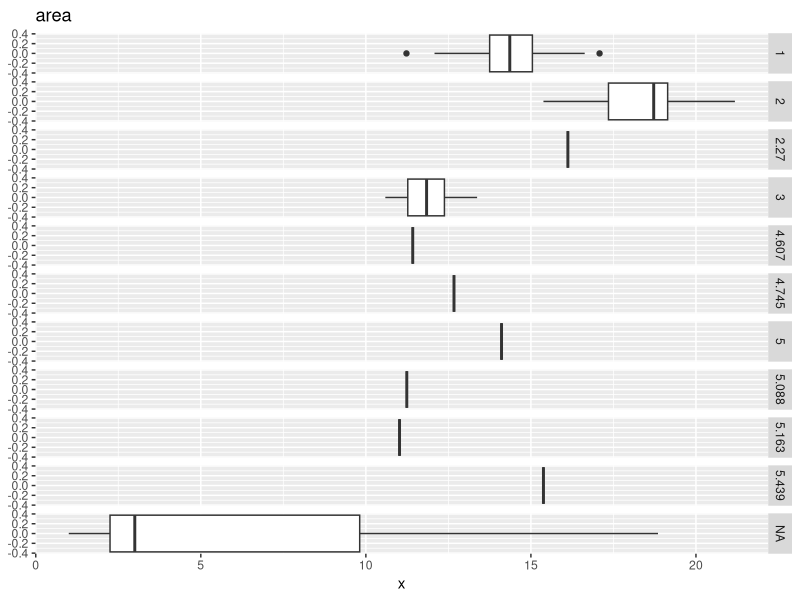
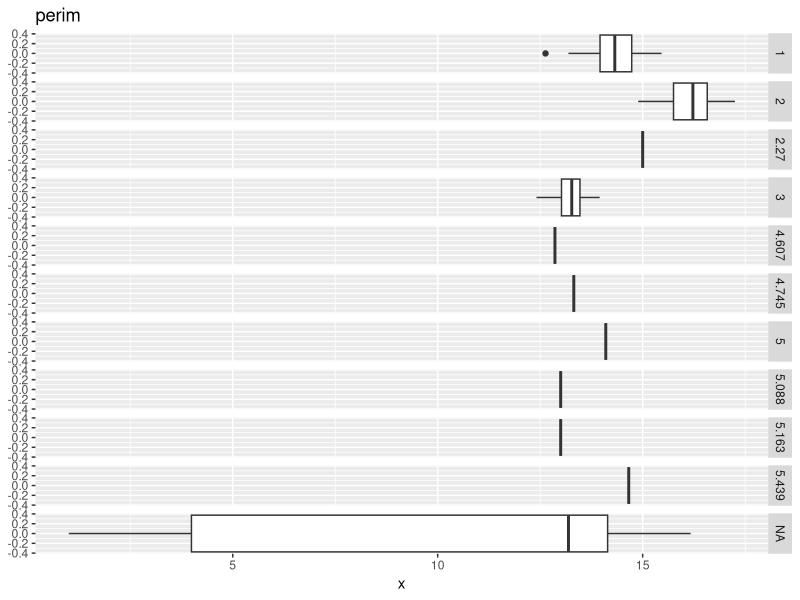
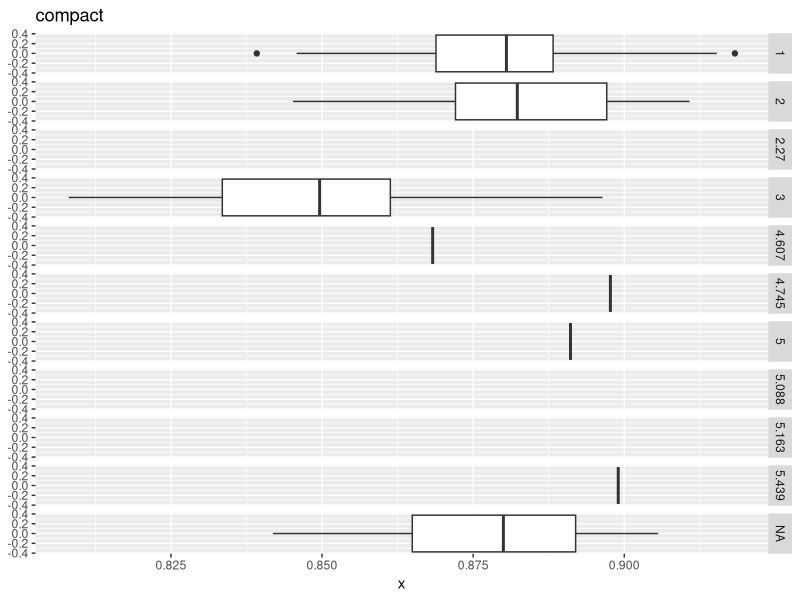
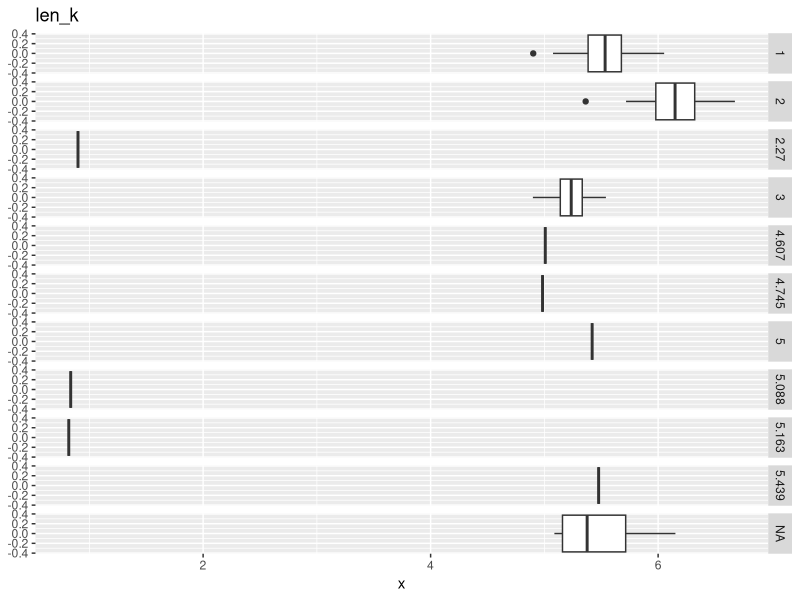
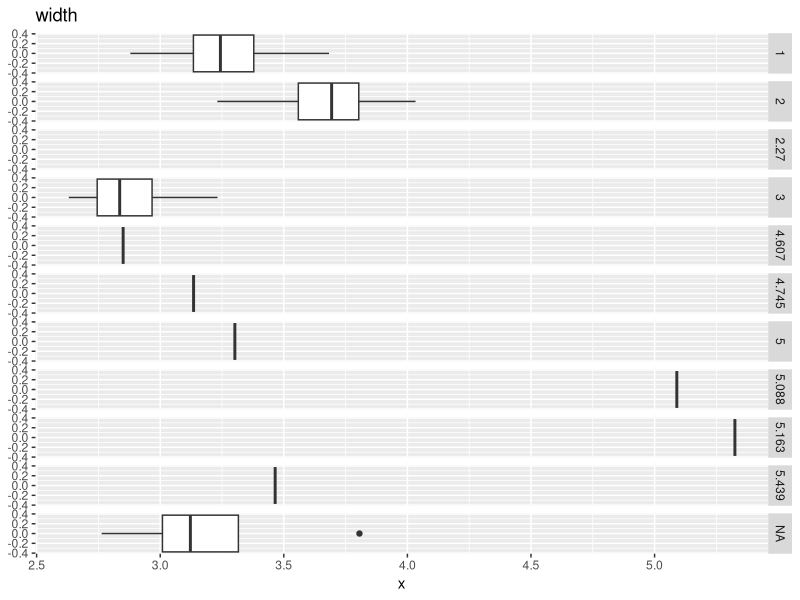
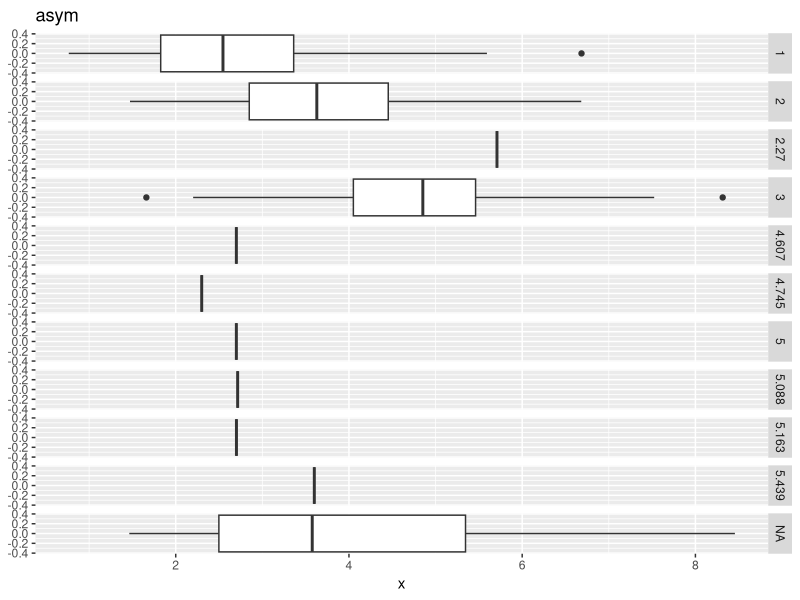
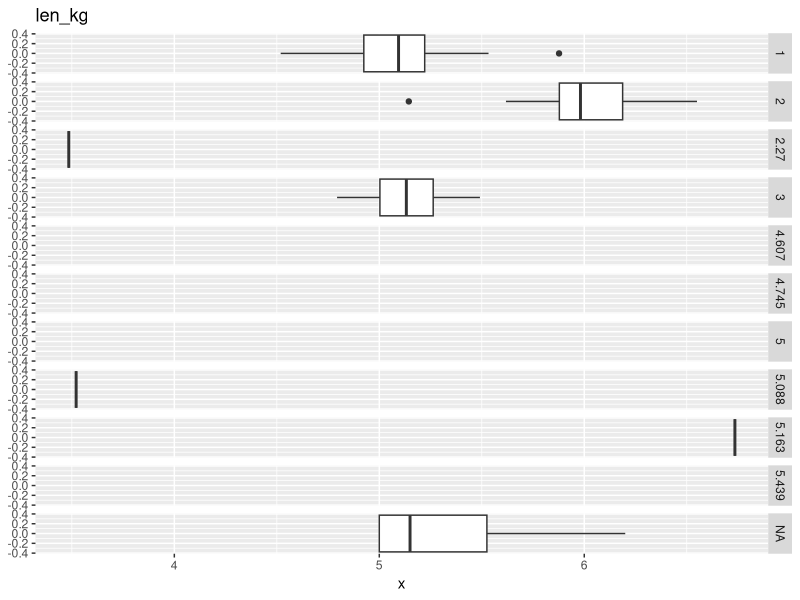

These charts were generated, in order, by the following R code: (Note: this script raises an error after producing the figures.)
## ---- chunk 1
knitr::opts_chunk$set(echo = TRUE)
library(tidyverse)
library(kableExtra)
## ---- chunk 2
df <- read.csv("seeds_dataset.csv")[-1]

names(df) <- c("area", "perim", "compact", "len_k", "width", "asym", "len_kg", "class")

normalized <- scale(df)
## ---- chunk 3
# pairs(df, lower.panel = NULL)

boxplotter <- function(x) {
  ggplot(df, aes(x)) +
    geom_boxplot() +
    facet_grid(vars(class))
}


i = 0
lapply(df[-8], function(x) {
  i <<- i + 1
  boxplotter(x) +
    ggtitle(names(df)[i])
  })
## ---- chunk 4
c_lloyd <- kmeans(df[-8], 3, algorithm = "Lloyd")
c_macqueen <- kmeans(df[-8], 3, algorithm = "MacQueen")
c_forgy <- kmeans(df[-8], 3, algorithm = "Forgy")
c_har_won <- kmeans(df[-8], 3)

test <- data.frame(lloyd = c_lloyd$cluster,
                   macqueen = c_macqueen$cluster,
                   forgy = c_forgy$cluster,
                   har_won = c_har_won$cluster,
                   class = df$class)

table(test$lloyd, test$class, dnn = c("Lloyd", "Class")) %>% 
  kbl(caption = "Confusion Matrix Lloyd", booktabs = T)
table(test$macqueen, test$class, dnn = c("MacQueen", "Class")) %>% 
  kbl(caption = "Confusion Matrix MacQueen", booktabs = T)
table(test$forgy, test$class, dnn = c("Forgy", "Class")) %>% 
  kbl(caption = "Confusion Matrix Forgy", booktabs = T)
table(test$har_won, test$class, dnn = c("Harting-Wong", "Class")) %>% 
  kbl(caption = "Confusion Matrix Hartigan-Wong", booktabs = T)

kbl(cor(test), caption = "Correlation Matrix of k-means algorithms", booktabs = T)
